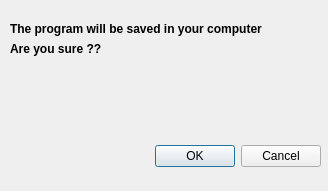
<?xml version="1.0" encoding="UTF-8"?>
<ui version="4.0">
 <class>Dialog</class>
 <widget class="QDialog" name="Dialog">
  <property name="geometry">
   <rect>
    <x>0</x>
    <y>0</y>
    <width>328</width>
    <height>191</height>
   </rect>
  </property>
  <property name="windowTitle">
   <string>Dialog</string>
  </property>
  <property name="styleSheet">
   <string notr="true"/>
  </property>
  <widget class="QDialogButtonBox" name="buttonBox">
   <property name="geometry">
    <rect>
     <x>140</x>
     <y>140</y>
     <width>181</width>
     <height>32</height>
    </rect>
   </property>
   <property name="orientation">
    <enum>Qt::Horizontal</enum>
   </property>
   <property name="standardButtons">
    <set>QDialogButtonBox::Cancel|QDialogButtonBox::Ok</set>
   </property>
  </widget>
  <widget class="QLabel" name="label_3">
   <property name="geometry">
    <rect>
     <x>10</x>
     <y>20</y>
     <width>311</width>
     <height>17</height>
    </rect>
   </property>
   <property name="styleSheet">
    <string notr="true">QLabel {
	font-weight: bold;
	color: black;
}</string>
   </property>
   <property name="text">
    <string>The program will be saved in your computer</string>
   </property>
  </widget>
  <widget class="QLabel" name="label_4">
   <property name="geometry">
    <rect>
     <x>10</x>
     <y>40</y>
     <width>311</width>
     <height>17</height>
    </rect>
   </property>
   <property name="styleSheet">
    <string notr="true">QLabel {
	font-weight: bold;
	color: black;
}</string>
   </property>
   <property name="text">
    <string>Are you sure ??</string>
   </property>
  </widget>
 </widget>
 <resources/>
 <connections>
  <connection>
   <sender>buttonBox</sender>
   <signal>accepted()</signal>
   <receiver>Dialog</receiver>
   <slot>accept()</slot>
   <hints>
    <hint type="sourcelabel">
     <x>248</x>
     <y>254</y>
    </hint>
    <hint type="destinationlabel">
     <x>157</x>
     <y>274</y>
    </hint>
   </hints>
  </connection>
  <connection>
   <sender>buttonBox</sender>
   <signal>rejected()</signal>
   <receiver>Dialog</receiver>
   <slot>reject()</slot>
   <hints>
    <hint type="sourcelabel">
     <x>316</x>
     <y>260</y>
    </hint>
    <hint type="destinationlabel">
     <x>286</x>
     <y>274</y>
    </hint>
   </hints>
  </connection>
 </connections>
</ui>
